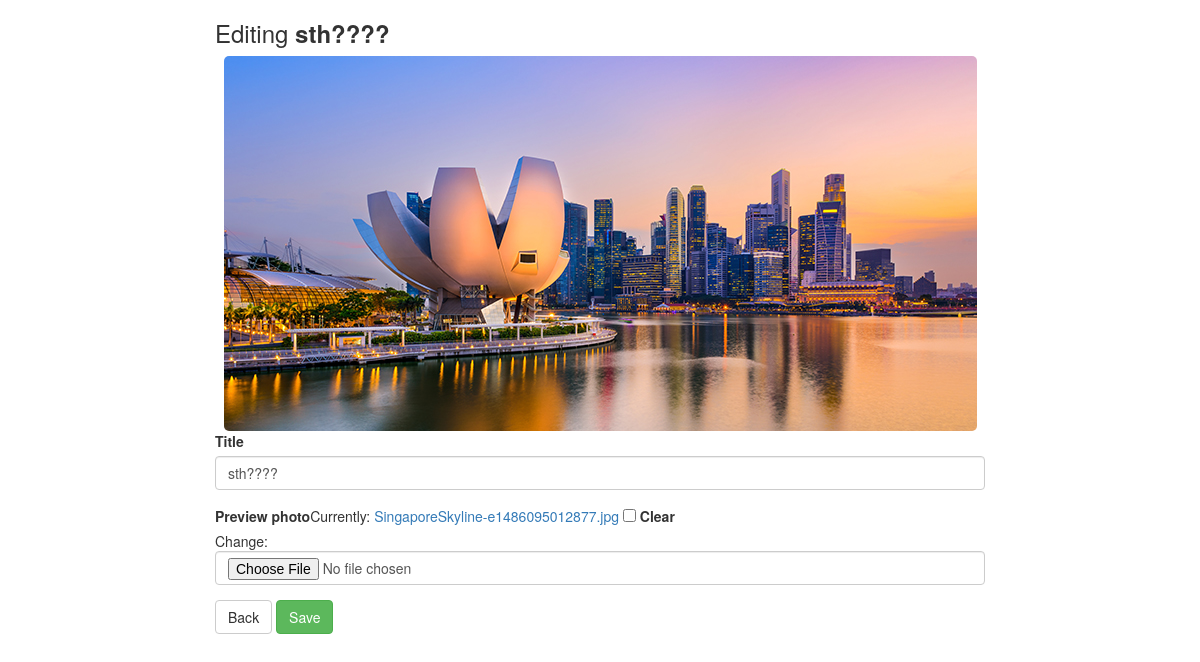
Page /6/edit/ (signed in) on the earlier database version.
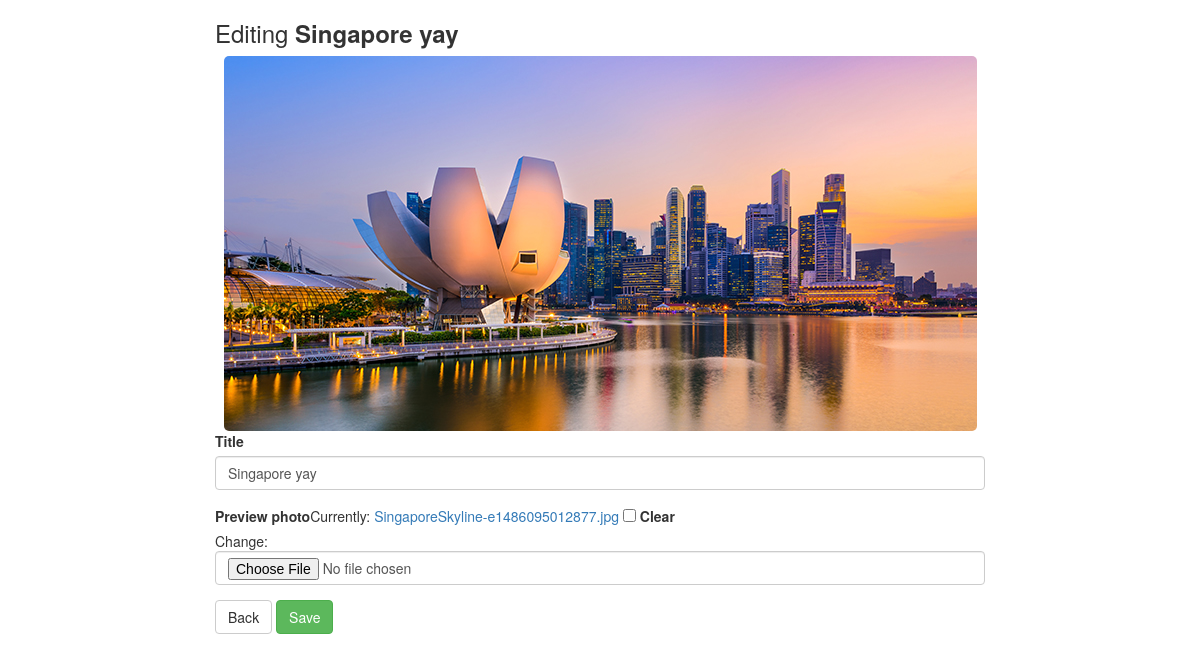
Same page on the later database version.
### triplan/models.py (models this page shows, shortened)
class Itinerary(models.Model):
    title = models.CharField(max_length=50)
    owner = models.ForeignKey(Profile, related_name='owner', on_delete=models.CASCADE)
    date_added = models.DateTimeField(auto_now=True)
    preview_photo = models.ImageField(blank=True)

### triplan/views.py (the view)
# urls.py: url(r'^(?P<pk>[0-9]+)/edit/$', login_required(views.ItineraryEdit.as_view()),
class ItineraryEdit(generic.edit.UpdateView):
    template_name = "triplan/itinerary_edit.html"
    model = Itinerary
    fields = ["title", "preview_photo"]
    success_url = reverse_lazy('triplan:itinerary_list')

### triplan/templates/triplan/itinerary_edit.html (shortened to what this page needs)
{% extends 'triplan/base.html' %}
{% block body %}
{% load bootstrap3 %}
<div class="col-sm-8 col-sm-offset-2">
    <h3>Editing <strong>{{ itinerary.title }}</strong></h3>
    {% if itinerary.preview_photo %}
    <img src="{{ itinerary.preview_photo.url }}" class="img img-responsive center-img full-width">
    {% endif %}
    <form action="" enctype="multipart/form-data" method="post">
        {% for field in form %}
            {% bootstrap_field field layout='horizontal' horizontal_field_class='padding-tb-5 col-md-9' horizontal_label_class='form-label-align col-md-3'%}
        {% endfor %}
        <a href="{% url 'triplan:itinerary_list' %}" class="btn btn-default">Back</a>
        <button class="btn btn-success" type="submit">Save</button>
    </form>
</div>
{% endblock body %}

Differences in the rows shown:
changed Itinerary: title "sth????" → "Singapore yay"
